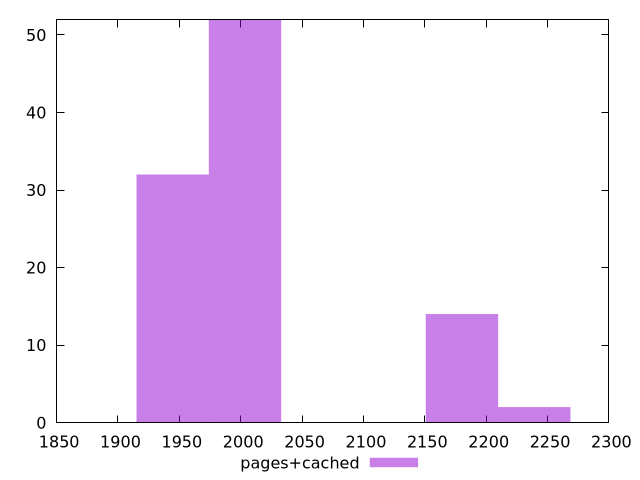

Here is the gnuplot script that generated this plot:
$_pagesCached <<EOF
1944.5707895151231 32
2180.2763397593803 14
2003.4971770761874 52
2239.202727320445 2
EOF
set key outside below
set terminal pngcairo
set output "report_00005_2020-11-02T22-26-11.212Z/first-meaningful-paint/pages+cached//raw_hist.png"
set yrange [0:52]
set boxwidth 58.92638756106434
set style fill transparent solid 0.5 noborder
plot $_pagesCached title "pages+cached" with boxes ,
